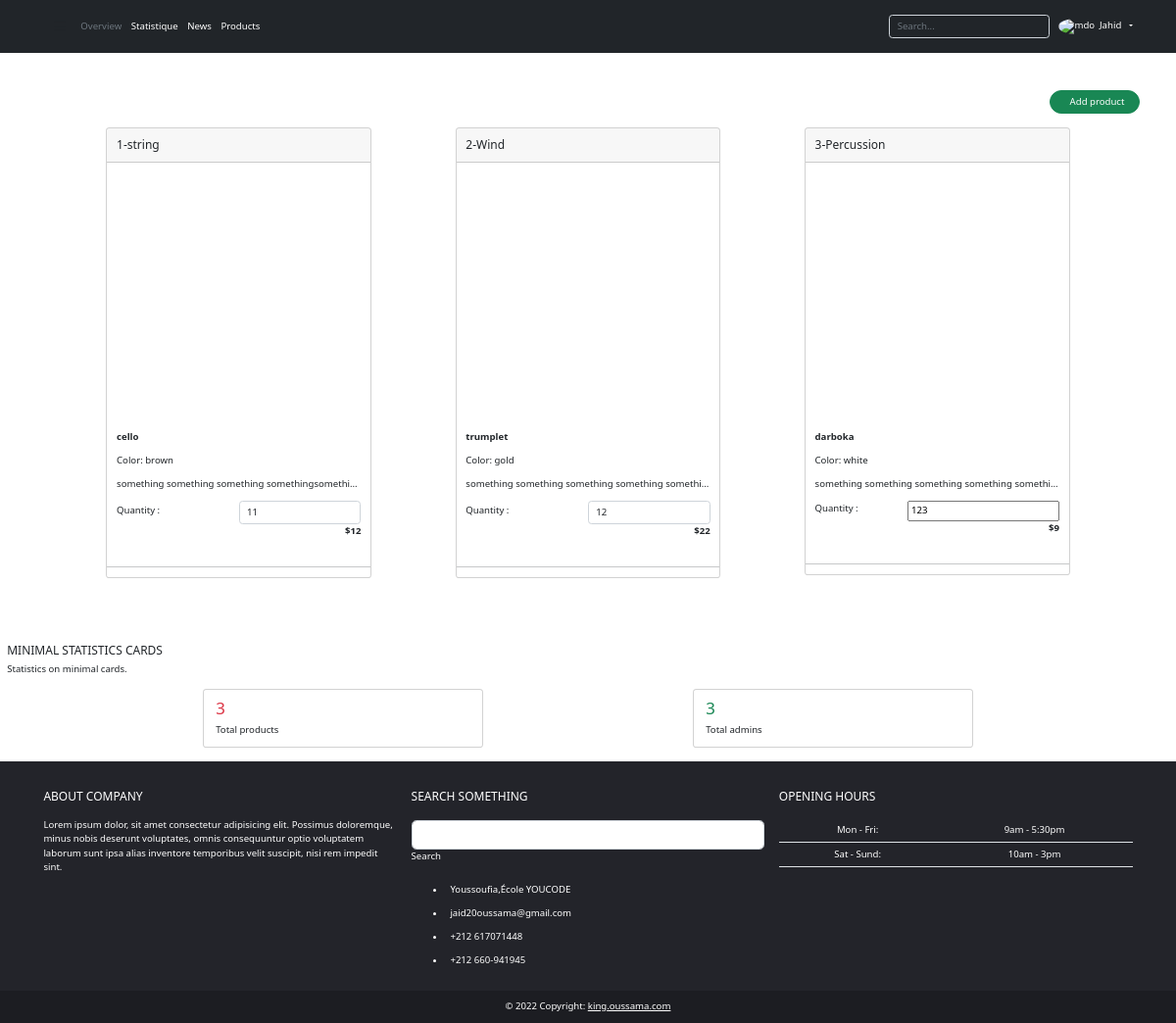
Screenshot of /index.php (signed in) with the database file from the repository.
### tables this page shows
CREATE TABLE `products` (
  `id` int(11) NOT NULL,
  `category` int(11) NOT NULL,
  `title` varchar(225) NOT NULL,
  `color` varchar(225) NOT NULL,
  `description` text NOT NULL,
  `quantity` int(11) NOT NULL,
  `prix` float NOT NULL,
  `picture` text DEFAULT NULL
);

### index.php (called while the page is built, shortened)
<?php
include 'navbar.php';
include 'items.php';
include 'statistique.php';
include 'footer.php';

### script.php (called while the page is built, shortened)
<?php
include('database.php');
function getProducts($cat)
{
    global $conn;
    $sql = " SELECT * from products where category = $cat";
    $res = mysqli_query($conn, $sql);
    return $res;
}
function countProduct()
{
    global $conn;
    $result = mysqli_query($conn, "SELECT COUNT(id) FROM `products`;");
    $row = mysqli_fetch_assoc($result);
    return $row['COUNT(id)'];
}
function countAdmin()
{
    global $conn;
    $result = mysqli_query($conn, "SELECT COUNT(id) FROM `tb_user`;");
    $row = mysqli_fetch_assoc($result);
    return $row['COUNT(id)'];
}

### items.php (the view, shortened to what this page needs)
<section class="h-100 gradient-custom">
    <div class="container py-5">
        <div class="d-flex align-items-end ">
            <div class="ms-auto">
                <a href="#modal-product" onclick="clear_product()" data-bs-toggle="modal" class="btn btn-success btn-rounded px-4 rounded-pill"><i class="fa fa-plus fa-lg me-2 ms-n2 text-success-900"></i> Add product</a>
            </div>
        </div>
        <div class="row d-flex justify-content-evenly my-4 ">
            <div class="col-lg-3 col-md-6 col-sm-6 ">
                <div class="card mb-4">
                    <div class="card-header py-3">
                        <h5 class="mb-0">1-string</h5>
                    </div>
                    <?php
                    foreach ($strings as $product) {
                    ?>
                        <div class="card-body" id="<?php echo $product['id']  ?>" onclick="get_product(<?php echo $product['id']  ?>)">
                            <div class="row ">
                                <div class="row-cols-1  col-md-12 mb-4 mb-lg-0d">
                                    <div class="bg-image hover-overlay hover-zoom ripple rounded w-100" data-mdb-ripple-color="light">
                                        <div style="width: 100%; height: 250px; background-size: cover; background-repeat: no-repeat; background-position: center; background-image: url(image/products/<?php echo $product['picture']  ?>);">
                                        </div>
                                    </div>
                                </div>
                                <div class="col-lg-12 col-md-12 mb-4 mb-lg-0">
                                    <p data-product="<?php echo $product['title']  ?>"><strong><?php echo $product['title']  ?></strong></p>
                                    <p data-product="<?php echo $product['color']  ?>">Color: <?php echo $product['color']  ?></p>
                                    <p data-product="<?php echo $product['description']  ?>" class="text-truncate"><?php echo $product['description']  ?></p>
                                    <div class="form-outline d-flex justify-content-between align-items-center">
                                        <label class="form-label" for="form1">Quantity :</label>
                                        <input id="form1" min="0" name="quantity" data-product="<?php echo $product['quantity']  ?>" value="<?php echo $product['quantity']  ?>" type="number" class="form-control w-50" />
                                    </div>
                                    <p class="text-start text-md-end">
                                        <strong data-product="<?php echo $product['prix']  ?>">$<?php echo $product['prix']  ?></strong>
                                    </p>
                                </div>
                            </div>
                        </div>
                        <hr>
                    <?php
                    }
                    ?>
                </div>
            </div>
            <div class="col-lg-3 col-md-6 col-sm-6 ">
                <div class="card mb-4">
                    <div class="card-header py-3">
                        <h5 class="mb-0">2-Wind</h5>
                    </div>
                    <?php
                    foreach ($winds as $product) {
                    ?>
                        <div class="card-body" id="<?php echo $product['id']  ?>" onclick="get_product(<?php echo $product['id']  ?>)">
                            <div class="row ">
                                <div class="row-cols-1  col-md-12 mb-4 mb-lg-0d">
                                    <div class="bg-image hover-overlay hover-zoom ripple rounded w-100" data-mdb-ripple-color="light">
                                        <div style="width: 100%; height: 250px; background-size: cover; background-repeat: no-repeat; background-position: center; background-image: url(image/products/<?php echo $product['picture']  ?>);">
                                        </div>
                                    </div>
                                </div>
                                <div class="col-lg-12 col-md-12 mb-4 mb-lg-0">
                                    <p data-product="<?php echo $product['title']  ?>"><strong><?php echo $product['title']  ?></strong></p>
                                    <p data-product="<?php echo $product['color']  ?>">Color: <?php echo $product['color']  ?></p>
                                    <p data-product="<?php echo $product['description']  ?>" class="text-truncate"><?php echo $product['description']  ?></p>
                                    <div class="form-outline d-flex justify-content-between align-items-center">
                                        <label class="form-label" for="form1">Quantity :</label>
                                        <input id="form1" min="0" name="quantity" data-product="<?php echo $product['quantity']  ?>" value="<?php echo $product['quantity']  ?>" type="number" class="form-control w-50" />
                                    </div>
                                    <p class="text-start text-md-end">
                                        <strong data-product="<?php echo $product['prix']  ?>">$<?php echo $product['prix']  ?></strong>
                                    </p>
                                </div>
                            </div>
                        </div>
                        <hr>
                    <?php
                    }
                    ?>
                </div>
            </div>
            <div class="col-lg-3 col-md-6 col-sm-6 ">
                <div class="card mb-4">
                    <div class="card-header py-3">
                        <h5 class="mb-0">3-Percussion</h5>
                    </div>
                    <?php
                    foreach ($percussions as $product) {
                    ?>
                        <div class="card-body" id="<?php echo $product['id']  ?>" onclick="get_product(<?php echo $product['id']  ?>)">
                            <div class="row ">
                                <div class="row-cols-1  col-md-12 mb-4 mb-lg-0d">
                                    <div class="bg-image hover-overlay hover-zoom ripple rounded w-100" data-mdb-ripple-color="light">
                                        <div style="width: 100%; height: 250px; background-size: cover; background-repeat: no-repeat; background-position: center; background-image: url(image/products/<?php echo $product['picture']  ?>);">
                                        </div>
                                    </div>
                                </div>
                                <div class="col-lg-12 col-md-12 mb-4 mb-lg-0">
                                    <p data-product="<?php echo $product['title']  ?>"><strong><?php echo $product['title']  ?></strong></p>
                                    <p data-product="<?php echo $product['color']  ?>">Color: <?php echo $product['color']  ?></p>
                                    <p data-product="<?php echo $product['description']  ?>" class="text-truncate"><?php echo $product['description']  ?></p>
                                    <div class="form-outline d-flex justify-content-between align-items-center">
                                        <label class="form-label" for="form1">Quantity :</label>
                                        <input id="form1" min="0" name="quantity" class="quantity-pro" data-product="<?php echo $product['quantity']  ?>" value="<?php echo $product['quantity']  ?>" type="number" class="form-control w-50" />
                                    </div>
                                    <p class="text-start text-md-end">
                                        <strong data-product="<?php echo $product['prix']  ?>">$<?php echo $product['prix']  ?></strong>
                                    </p>
                                </div>
                            </div>
                        </div>
                        <hr>
                    <?php
                    }
                    ?>
                </div>
            </div>
        </div>
    </div>
</section>

### navbar.php (shortened to what this page needs)
<?php
include 'script.php';
$strings = getProducts(1);
$winds = getProducts(2);
$percussions = getProducts(3);
?>
<!DOCTYPE html>
<html lang="en" style=" font-size:0.6rem">
<head>
    <link href="https://cdn.jsdelivr.net/npm/bootstrap@5.2.2/dist/css/bootstrap.min.css" rel="stylesheet">
    <link rel="stylesheet" href="style.css">
    <link rel="stylesheet" href="https://cdn.jsdelivr.net/npm/bootstrap-icons@1.9.1/font/bootstrap-icons.css" />
</head>
<body style="   background-image: url('https://wallpaperset.com/w/full/5/3/8/9809.jpg');
    background-attachment: fixed; background-repeat: no-repeat; background-size: cover;">
        <header class="p-3 mb-3  text-bg-dark d-flex flex-wrap align-items-center justify-content-center justify-content-lg-start">
    <div class="container ">
            <div class="container">
                <div class="d-flex flex-wrap align-items-center justify-content-center justify-content-lg-start">
                    <button class="btn " data-bs-toggle="offcanvas" data-bs-target="#offcanvas" role="button">
                        <i class="bi bi-list fs-3" data-bs-toggle="offcanvas" data-bs-target="#offcanvas"></i>
                    </button>
                    <ul class="nav col-12 col-lg-auto me-lg-auto mb-2 justify-content-center mb-md-0">
                        <li><a href="#" class="nav-link px-2 link-secondary">Overview</a></li>
                        <li><a href="#stati" class="nav-link px-2 text-white">Statistique</a></li>
                        <li><a href="#" class="nav-link px-2 text-white">News</a></li>
                        <li><a href="#" class="nav-link px-2 text-white">Products</a></li>
                    </ul>
                    <form class="col-12 col-lg-auto mb-3 mb-lg-0 me-lg-3" role="search">
                        <input type="search" class="form-control text-bg-dark" placeholder="Search..." aria-label="Search">
                    </form>
                    <div class="dropdown text-end">
                        <a href="#" class="d-block text-white text-decoration-none dropdown-toggle" data-bs-toggle="dropdown" aria-expanded="false">
                            <img src="https://media-exp1.licdn.com/dms/image/D5603AQFHWU_JzXonGw/profile-displayphoto-shrink_200_200/0/1667834285999?e=1673481600&v=beta&t=3OgKdFNpM9YiLj1ItrrtGM50ItAlIBcfNeNoUao_eH8" alt="mdo" width="32" height="32" class="rounded-circle">
                            <span class="d-none d-sm-inline mx-1 text-white"> <?php echo $_SESSION["name"] ?></span>
                        </a>
                    </div>
                </div>
            </div>
        </header>

### statistique.php (shortened to what this page needs)
<div class="container-fluid" id="stati">
    <section>
        <div class="row">
            <div class="col-12 mt-3 mb-1">
                <h5 class="text-uppercase">Minimal Statistics Cards</h5>
                <p>Statistics on minimal cards.</p>
            </div>
        </div>
        <div class="row d-flex justify-content-evenly">
            <div class="col-xl-3 col-sm-6 col-12 mb-4">
                <div class="card">
                    <div class="card-body">
                        <div class="d-flex justify-content-between px-md-1">
                            <div>
                                <h3 class="text-danger"><?php
                                                        echo countProduct(); ?></h3>
                                <p class="mb-0">Total products</p>
                            </div>
                        </div>
                    </div>
                </div>
            </div>
            <div class="col-xl-3 col-sm-6 col-12 mb-4">
                <div class="card">
                    <div class="card-body">
                        <div class="d-flex justify-content-between px-md-1">
                            <div>
                                <h3 class="text-success"><?php
                                                            echo countAdmin(); ?></h3>
                                <p class="mb-0">Total admins</p>
                            </div>
                        </div>
                    </div>
                </div>
            </div>
        </div>
    </section>
</div>

### footer.php (shortened to what this page needs)
<div class="container-fluid p-0 m-0">
  <footer class="text-white text-center text-lg-start" style="background-color: #23242a;">
    <div class="container p-4">
      <div class="row mt-4">
        <div class="col-lg-4 col-md-12 mb-4 mb-md-0">
          <h5 class="text-uppercase mb-4">About company</h5>
          <p>
            Lorem ipsum dolor, sit amet consectetur adipisicing elit. Possimus doloremque,
            minus nobis deserunt voluptates, omnis consequuntur optio voluptatem laborum sunt
            ipsa alias inventore temporibus velit suscipit, nisi rem impedit sint.
          </p>
        </div>
        <div class="col-lg-4 col-md-6 mb-4 mb-md-0">
          <h5 class="text-uppercase mb-4 pb-1">Search something</h5>
          <div class="form-outline form-white mb-4">
            <input type="text" id="formControlLg" class="form-control form-control-lg">
            <label class="form-label" for="formControlLg" style="margin-left: 0px;">Search</label>
          </div>
          <ul class="fa-ul" style="margin-left: 1.65em;">
            <li class="mb-3">
              <span class="fa-li"><i class="fas fa-home "></i></span><span class="ms-2 "><a href="https://goo.gl/maps/BCjWkyBE2ReadALe9" class="text-white text-decoration-none"> Youssoufia,École YOUCODE</a></span>
            </li>
            <li class="mb-3">
              <span class="fa-li"><i class="fas fa-envelope"></i></span><span class="ms-2">jaid20oussama@gmail.com</span>
            </li>
            <li class="mb-3">
              <span class="fa-li"><i class="fas fa-phone"></i></span><span class="ms-2">+212 617071448</span>
            </li>
            <li class="mb-3">
              <span class="fa-li"><i class="fas fa-print"></i></span><span class="ms-2">+212 660-941945</span>
            </li>
          </ul>
        </div>
        <div class="col-lg-4 col-md-6 mb-4 mb-md-0">
          <h5 class="text-uppercase mb-4">Opening hours</h5>
          <table class="table text-center text-white">
            <tbody class="font-weight-normal">
              <tr>
                <td>Mon - Fri:</td>
                <td>9am - 5:30pm</td>
              </tr>
              <tr>
                <td>Sat - Sund:</td>
                <td>10am - 3pm</td>
              </tr>
            </tbody>
          </table>
        </div>
      </div>
    </div>
    <div class="text-center p-3" style="background-color: rgba(0, 0, 0, 0.2);">
      © 2022 Copyright:
      <a class="text-white" href="https://www.linkedin.com/in/oussama-jahid-16a8ba255/">king.oussama.com</a>
    </div>
  </footer>
</div>
</body>
</html>

### rows the page displays
products: title "cello", color "brown", description "something something something somethingsomethi…", quantity "11", prix "12"
products: title "trumplet", color "gold", description "something something something something somethi…", quantity "12", prix "22"
products: title "darboka", color "white", description "something something something something somethi…", quantity "123", prix "9"

### other values shown
$_SESSION["name"] "Jahid"
countProduct() "3"
countAdmin() "3"
